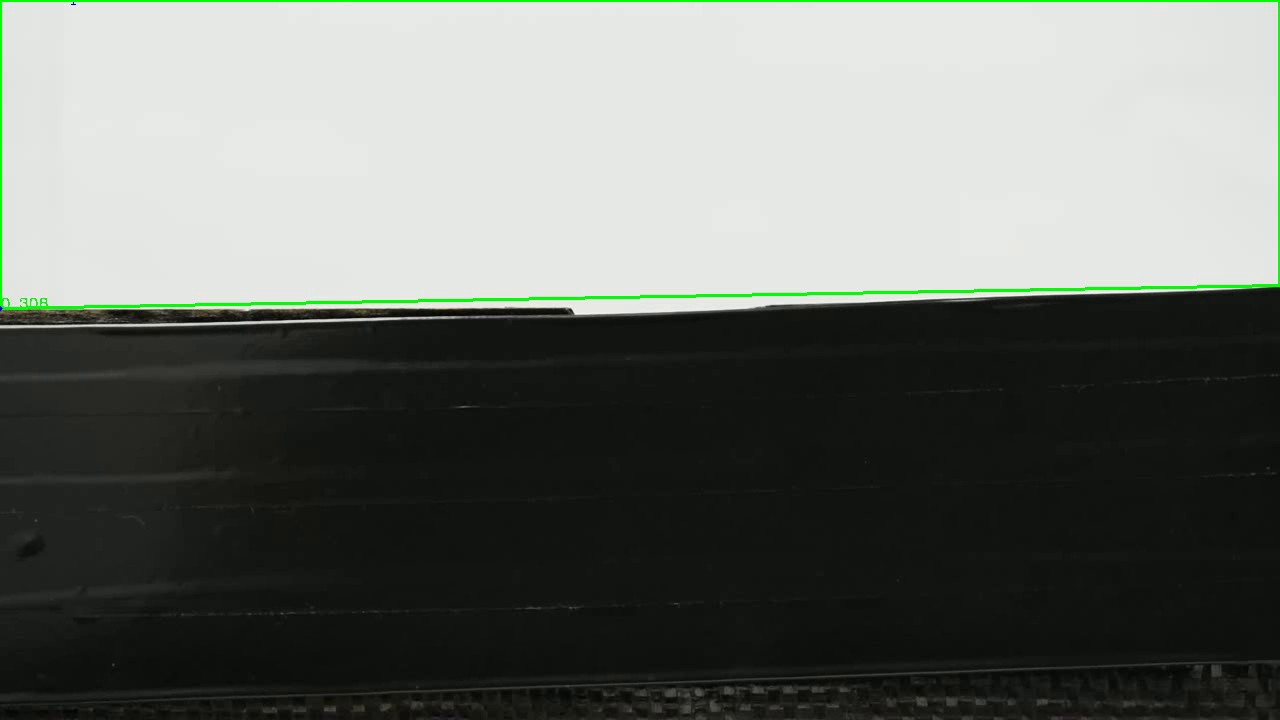
#> input picture frame 13 of videoSalida.avi, 1280 x 720 px, given in place of DSC_0094.MOV, which was not available
$ python Generic_Method.py
#> lines starting #> are read from the running program, lines starting #| are printed output that depends on the picture; after the words box and inside, x2 and y2 are one past the last pixel; in counts of white or black regions, pixels touching at a corner belong together
# -*- coding: utf-8 -*-
"""
Created on Wed Mar 13 17:11:38 2024

Se intenterá experimentar con modelos de treshgold adaptativo y con videos que no tengan buena visión en general a ver qué ocurre.
En este método la idea es tener un circulo que esté pintado o pegado a la madera a deformar.

Estado: Probando y jugando con treshold adapativo

@author: SVL
"""

import cv2
import numpy as np
# import time
# import pandas as pd

# GLOBAL VARIABLES
LENGTH_PX = 1280
WIDTH_PX = 720

# STYLE VARIABLES
font = cv2.FONT_HERSHEY_COMPLEX

# Abrir video
capture = cv2.VideoCapture('../Registros_FlexCam/27_12_2023/DSC_0094.MOV')

if not capture.isOpened():
  print("Cannot open camera")
  exit()

while (capture.isOpened()):
    # Capture frame-by-frame
    val_returned, frame = capture.read()
#> frame is the input picture: shape (720, 1280, 3); mean B, G, R 106.6, 111.7, 107.9
    if val_returned==True:
        frame = cv2.resize(frame,(LENGTH_PX,WIDTH_PX))

        frame_gray = cv2.cvtColor(frame, cv2.COLOR_BGR2GRAY)

        frame_umbral = cv2.threshold(frame_gray,35,255,cv2.THRESH_BINARY)[1]
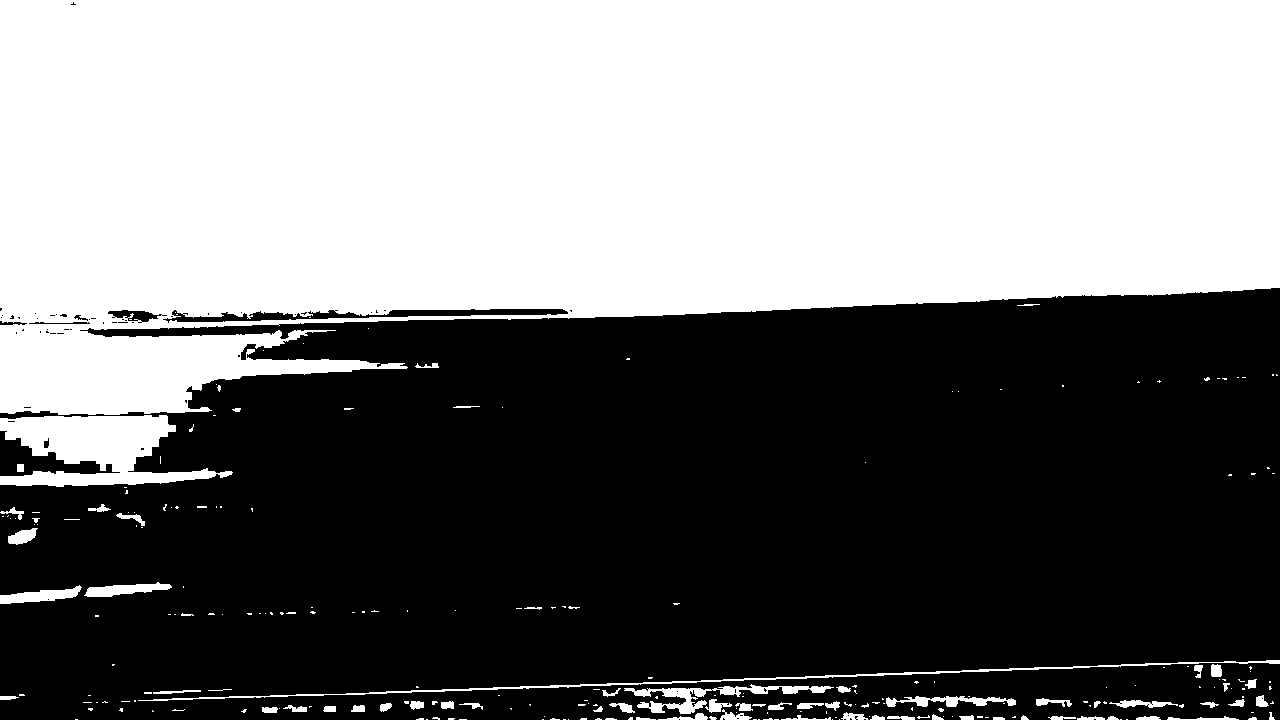
#> frame_umbral: shape (720, 1280); 47.7% white; 251 white regions (178 under 20 px), largest, box (x1, y1, x2, y2) and area: (0, 0, 1280, 415) 418019, (0, 415, 233, 487) 9124, (138, 660, 1280, 701) 2264


        cv2.imshow("Video B&N",frame_umbral)
        cv2.imshow("Video Original", frame)

        tecla = cv2.waitKey(1)
#> (key q is pressed here)
        if tecla == ord('q'):
            break
    else: break

capture.release()
cv2.destroyAllWindows()

$ run again, starting later in the video
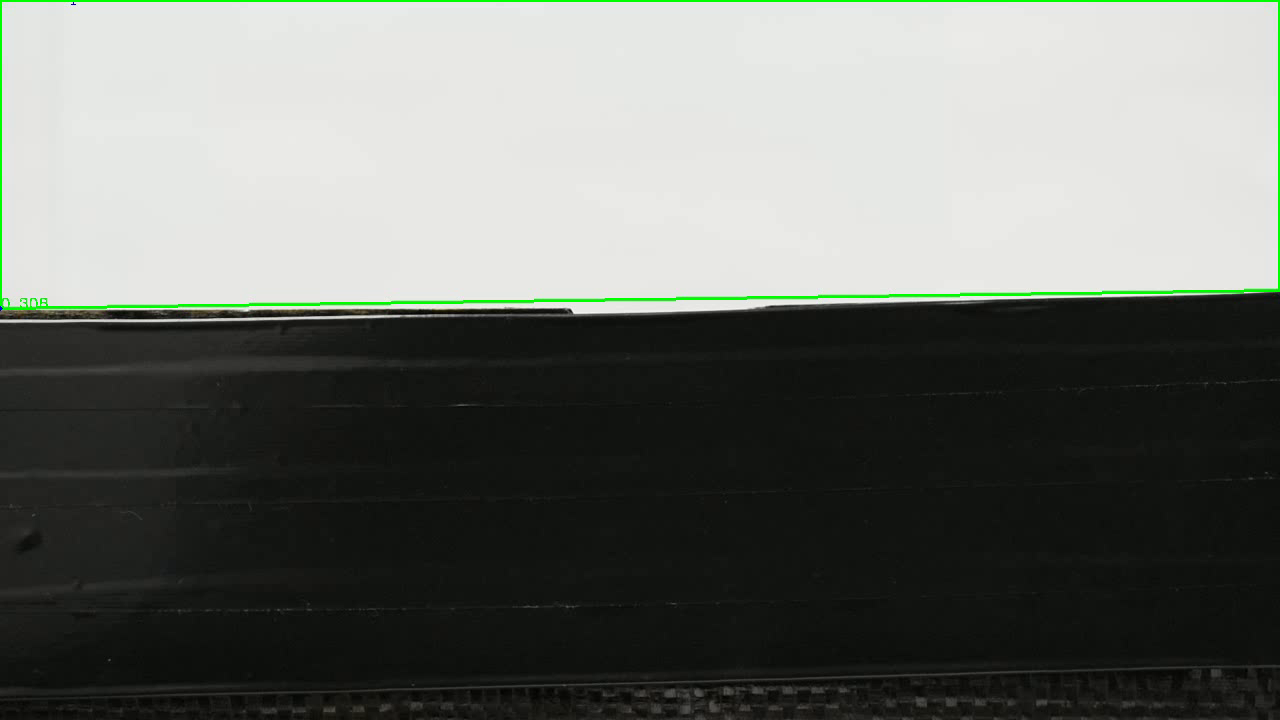
#> input picture frame 60 of videoSalida.avi, 1280 x 720 px, given in place of DSC_0094.MOV, which was not available
#> frame is the input picture: shape (720, 1280, 3); mean B, G, R 106.8, 111.9, 108.7
#> `frame_umbral = cv2.threshold(frame_gray,35,255,cv2.THRESH_BINARY)[1]`:
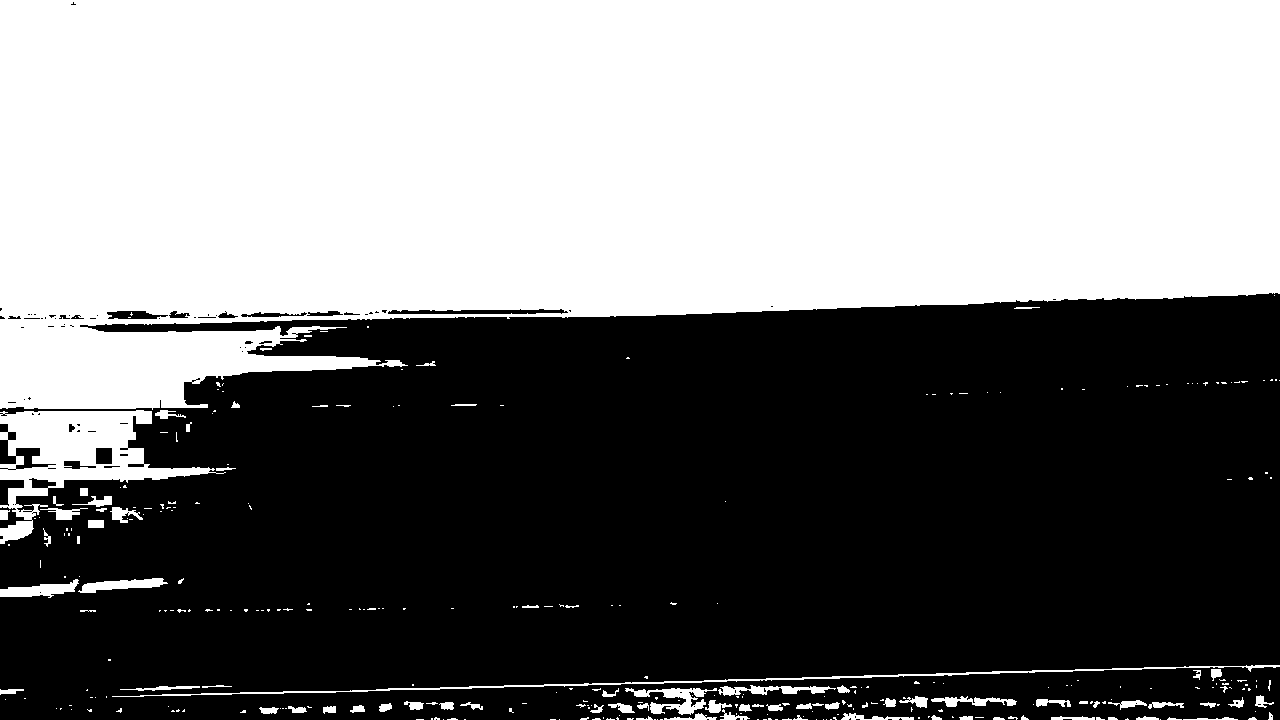
#> frame_umbral: shape (720, 1280); 48% white; 324 white regions (240 under 20 px), largest, box (x1, y1, x2, y2) and area: (0, 0, 1280, 410) 418867, (0, 410, 226, 544) 10307, (112, 665, 1280, 697) 2271

$ run again, starting later in the video
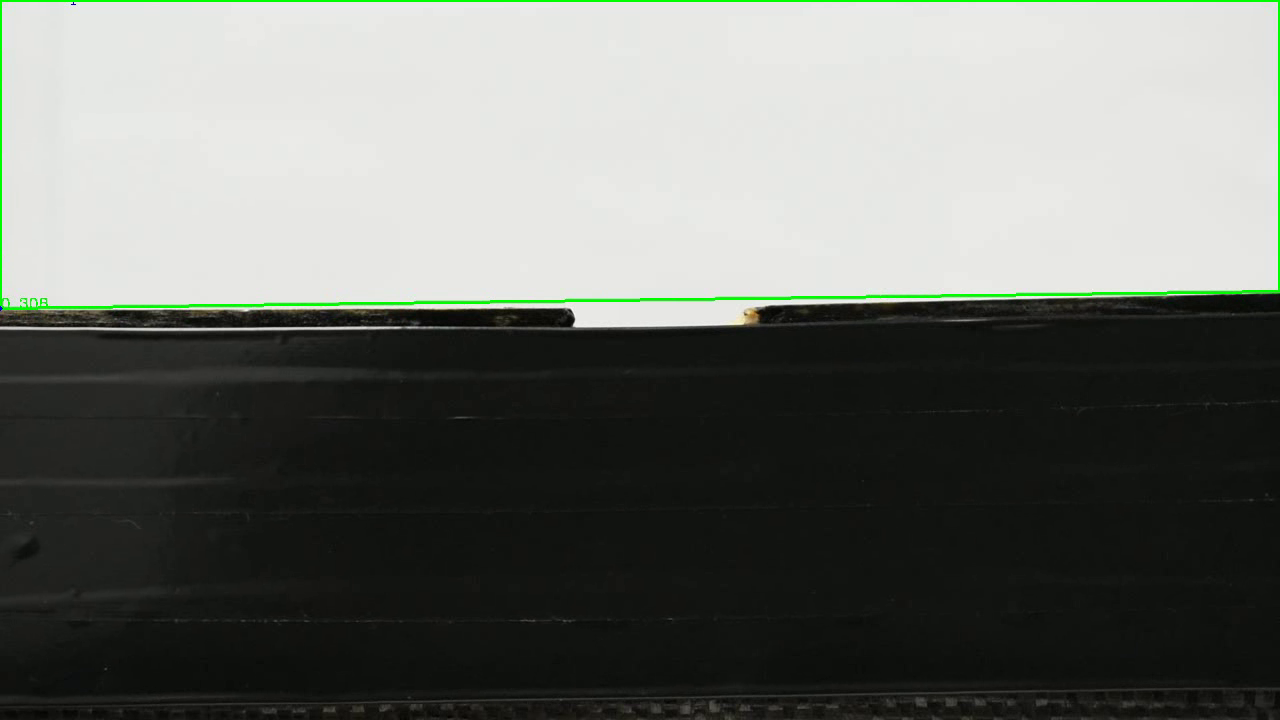
#> input picture frame 107 of videoSalida.avi, 1280 x 720 px, given in place of DSC_0094.MOV, which was not available
#> frame is the input picture: shape (720, 1280, 3); mean B, G, R 107.3, 112.4, 109.3
#> `frame_umbral = cv2.threshold(frame_gray,35,255,cv2.THRESH_BINARY)[1]`:
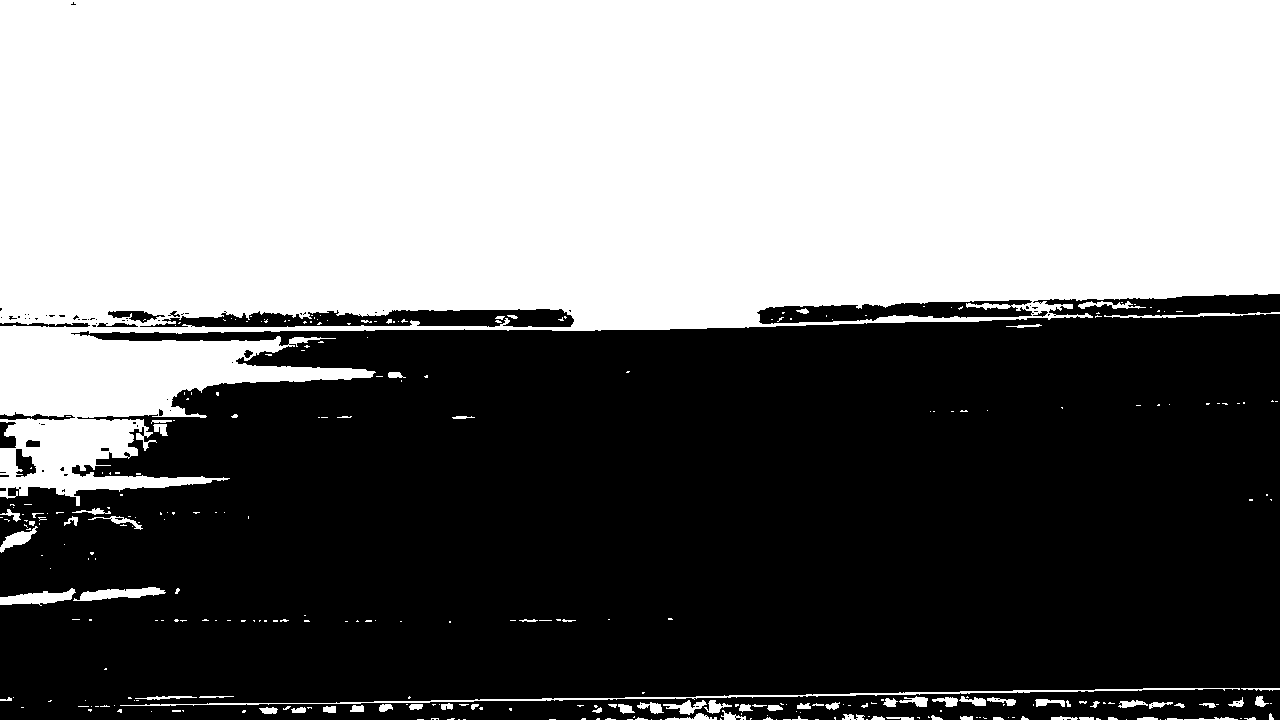
#> frame_umbral: shape (720, 1280); 48.1% white; 321 white regions (237 under 20 px), largest, box (x1, y1, x2, y2) and area: (0, 0, 1280, 506) 432127, (120, 688, 1240, 706) 2078, (0, 588, 76, 606) 710
